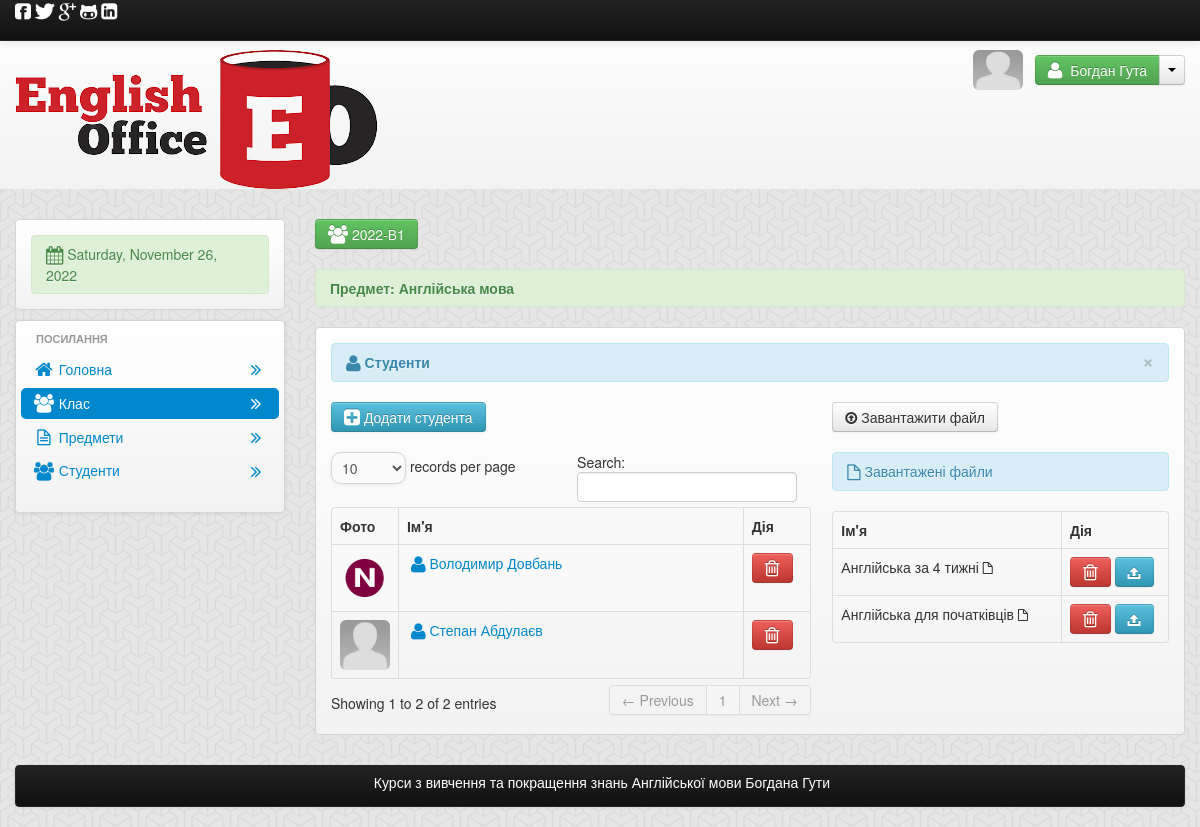
Screenshot of /class.php?id=10 (signed in) with the database file from the repository.
### tables this page shows
CREATE TABLE `teacher` (
  `teacher_id` int(11) NOT NULL,
  `username` varchar(100) NOT NULL,
  `password` varchar(200) NOT NULL,
  `firstname` varchar(100) NOT NULL,
  `lastname` varchar(100) NOT NULL,
  `middlename` varchar(100) NOT NULL,
  `department` varchar(100) NOT NULL,
  `student_id` int(11) NOT NULL,
  `location` varchar(200) NOT NULL
);

CREATE TABLE `class` (
  `class_id` int(11) NOT NULL,
  `course_id` varchar(100) NOT NULL,
  `subject_id` varchar(100) NOT NULL,
  `teacher_id` varchar(100) NOT NULL,
  `student_id` int(11) NOT NULL
);

CREATE TABLE `sws` (
  `sws_id` int(11) NOT NULL,
  `student_id` int(11) NOT NULL,
  `teacher_id` int(11) NOT NULL,
  `cys` varchar(100) NOT NULL,
  `subject_id` varchar(100) NOT NULL,
  `class_id` int(11) NOT NULL
);

CREATE TABLE `student` (
  `student_id` int(11) NOT NULL,
  `firstname` varchar(100) NOT NULL,
  `lastname` varchar(100) NOT NULL,
  `middle_name` varchar(100) NOT NULL,
  `cys` varchar(100) NOT NULL,
  `subject_id` varchar(100) NOT NULL,
  `teacher_id` int(11) NOT NULL,
  `username` varchar(100) NOT NULL,
  `password` varchar(100) NOT NULL,
  `location` varchar(100) NOT NULL
);

CREATE TABLE `files` (
  `file_id` int(11) NOT NULL,
  `floc` varchar(500) NOT NULL,
  `fdatein` varchar(200) NOT NULL,
  `fdesc` varchar(100) NOT NULL,
  `teacher_id` int(11) NOT NULL,
  `class_id` int(11) NOT NULL,
  `fname` varchar(100) NOT NULL
);

### session.php (called while the page is built, shortened)
<?php
$session_id=$_SESSION['id'];
?>

### class.php (the view, shortened to what this page needs)
<?php
$get_id = $_GET['id'];
include('header.php');
include ('session.php');
$user_query = mysqli_query($conn,"select * from teacher where teacher_id='$session_id'") or die(mysqli_error());
$user_row = mysqli_fetch_array($user_query);
$course_query = mysqli_query($conn,"select * from class where teacher_id='$session_id' and class_id='$get_id'") or die(mysqli_error());
$course_row = mysqli_fetch_array($course_query);
$course_id = $course_row['course_id'];
?>
<?php
$query_class = mysqli_query($conn,"select * from class where teacher_id='$session_id' and class_id='$get_id'") or die(mysqli_error());
$row_class = mysqli_fetch_array($query_class);
$id_class = $row_class['class_id'];
?>
<body>
    <?php include('navhead_user.php'); ?>
    <div class="container">
        <div class="row-fluid">
            <div class="span3">
                <div class="hero-unit-3">
                    <div class="alert-index alert-success">
                        <i class="icon-calendar icon-large"></i>
                        <?php
                        $Today = date('y:m:d');
                        $new = date('l, F d, Y', strtotime($Today));
                        echo $new;
                        ?>
                    </div>
                </div>
                <div class="hero-unit-1">
                    <ul class="nav  nav-pills nav-stacked">
                        <li class="nav-header">Посилання</li>
                        <li>
                            <a href="teacher_home.php"><i class="icon-home icon-large"></i>&nbsp;Головна
                                <div class="pull-right">
                                    <i class="icon-double-angle-right icon-large"></i>
                                </div>
                            </a>
                        </li>
                        <li   class="active">
                            <a href="teacher_class.php"><i class="icon-group icon-large"></i>&nbsp;Клас
                                <div class="pull-right">
                                    <i class="icon-double-angle-right icon-large"></i>
                                </div>
                            </a></li>
                        <li><a href="teacher_subject.php"><i class="icon-file-alt icon-large"></i>&nbsp;Предмети
                                <div class="pull-right">
                                    <i class="icon-double-angle-right icon-large"></i>
                                </div>
                            </a></li>
                        <li><a href="students.php"><i class="icon-group icon-large"></i>&nbsp;Студенти
                                <div class="pull-right">
                                    <i class="icon-double-angle-right icon-large"></i>
                                </div>
                            </a></li>
                    </ul>
                </div>
            </div>
            <div class="span9">
                <a href="" class="btn btn-success"><i class="icon-group icon-large"></i>&nbsp;<?php echo $course_row['course_id']; ?></a>
                <br><br>
                <div class="alert alert-success">
                    <strong>Предмет:&nbsp;<?php echo $course_row['subject_id']; ?></strong>
                </div>
                <div class="hero-unit-3">
                    <div class="alert alert-info">
                        <button type="button" class="close" data-dismiss="alert">&times;</button>
                        <strong><i class="icon-user icon-large"></i>&nbsp;Студенти</strong>
                    </div>
                    <div class="row-fluid">
                        <div class="span7">
                            <table cellpadding="0" cellspacing="0" border="0" class="table table-striped table-bordered" id="example">
                                <a href="add_student.php<?php echo '?id=' . $id_class; ?>" class="btn btn-info"><i class="icon-plus-sign-alt icon-large"></i>&nbsp;Додати студента</a>
                                <br><br>
                                <thead>
                                    <tr>
                                        <th>Фото</th>
                                        <th>Ім'я</th>
                                        <th>Дія</th>
                                    </tr>
                                </thead>
                                <tbody>
                                    <?php
                                    $query = mysqli_query($conn,"select * from sws where cys = '$course_id' and class_id='$get_id'") or die(mysqli_error());
                                    while ($row = mysqli_fetch_array($query)) {
                                        $student_id = $row['student_id'];
                                        $student_query = mysqli_query($conn,"select * from student where student_id='$student_id'") or die(mysqli_error());
                                        $student_row = mysqli_fetch_array($student_query);
                                        ?>
                                        <tr class="odd gradeX">
                                    <td width="50"><img class="img-rounded" src="<?php echo $student_row['location']; ?>" height="50" width="50"></td>
                                    <td><a href="">&nbsp;<i class="icon-user icon-large"></i>&nbsp;<?php echo $student_row['firstname'] . " " . $student_row['lastname']; ?></a></td>
                                    <td width="50">
                                        <a rel="tooltip"  title="Видалити студента" id="d<?php echo $student_id; ?>" href="#delete<?php echo $student_id; ?>" role="button"  data-toggle="modal" class="btn btn-danger"><i class="icon-trash icon-large"></i></a>
                                    </td>
                                    </tr>
                                <?php } ?>
                                </tbody>
                            </table>
                        </div>
                        <div class="span5">
                            <a href="upload.php<?php echo '?id=' . $id_class; ?>" class="btn"><i class="icon-upload"></i>&nbsp;Завантажити файл</a>
                            <br><br>
                            <div class="alert alert-info"><i class="icon-file icon-large"></i>&nbsp;Завантажені файли</div>
                            <table class="table table-bordered">
                                <thead>
                                    <tr>
                                        <th>Ім'я</th>
                                        <th>Дія</th>
                                    </tr>
                                </thead>
                                <tbody>
                                    <?php
                                    $file_query = mysqli_query($conn,"select * from files where class_id='$id_class'") or die(mysqli_error());
                                    while ($file_row = mysqli_fetch_array($file_query)) {
                                        $file_id = $file_row['file_id'];
                                        ?>
                                    <tr>
                                        <td><?php echo $file_row['fname']; ?>&nbsp;<i class="icon-file"></i></td>
                                        <td width="90">
                                            <a rel="tooltip"  title="Видалити файл" id="d<?php echo $file_id; ?>" href="#delete<?php echo $file_id; ?>" role="button"  data-toggle="modal"class="btn btn-danger"><i class="icon-trash icon-large"></i></a>
                                            <a rel="tooltip"  title="Скачати файл" id="de<?php echo $file_id; ?>" href="<?php echo $file_row['floc']; ?>" role="button"  data-toggle="modal"class="btn btn-info"><i class="icon-trash icon-upload-alt"></i></a>
                                        </td>
                                    </tr>
                                <?php } ?>
                                </tbody>
                            </table>
                        </div>
                    </div>
                </div>
            </div>
        </div>
        <?php include('footer.php'); ?>
    </div>
</div>
</body>
</html>

### header.php (shortened to what this page needs)
<!DOCTYPE html>
<html lang="en">
    <head>
        <link href="admin/css/bootstrap.css" rel="stylesheet" type="text/css" media="screen">
        <link href="admin/css/bootstrap-responsive.css" rel="stylesheet" type="text/css" media="screen">
        <link href="admin/css/font-awesome.min.css" rel="stylesheet" type="text/css" media="screen">
        <link rel="stylesheet" type="text/css" href="admin/css/DT_bootstrap.css">
    </head>
    <link rel="stylesheet" href="admin/themes/default/default.css" type="text/css" media="screen" />
    <link rel="stylesheet" href="admin/themes/light/light.css" type="text/css" media="screen" />
    <link rel="stylesheet" href="admin/themes/dark/dark.css" type="text/css" media="screen" />
    <link rel="stylesheet" href="admin/themes/bar/bar.css" type="text/css" media="screen" />
    <link rel="stylesheet" href="admin/css/nivo-slider.css" type="text/css" media="screen" />

### navhead_user.php (shortened to what this page needs)
<div class="row-fluid">
    <div class="span12">
        <div class="navbar navbar-fixed-top navbar-inverse">
            <div class="navbar-inner">
                <div class="container">
                    <div class="nav-collapse collapse">
                       <i class="icon-facebook-sign icon-large" id="color_white"></i>
                        <i class="icon-twitter icon-large" id="color_white"></i>
                        <i class="icon-google-plus icon-large" id="color_white"></i>
                        <i class="icon-github-alt icon-large" id="color_white"></i>
                        <i class="icon-linkedin-sign icon-large" id="color_white"></i>
                    </div>
                </div>
            </div>
        </div>
        <div class="hero-unit-header">
            <div class="container">
                <div class="row-fluid">
                    <div class="span12">
                        <div class="row-fluid">
                            <div class="span6">
                             <img src="admin/images/head.png">
                            </div>
                            <div class="span6">
                                <div class="pull-right">
                                  <?php
                                    $student_query=mysqli_query($conn,"select * from teacher where teacher_id='$session_id'")or die(mysqli_error());
                                    $teacher_row=  mysqli_fetch_array($student_query);
                                    ?>
                                     <img  src="admin/<?php echo $teacher_row['location']; ?>"  class="img img-rounded" id="picture">
                                    <div class="btn-group">
                                        <button class="btn btn-success"><i class="icon-user icon-large"></i>&nbsp; <?php echo $user_row['firstname'] . " " . $user_row['lastname']; ?></button>
                                        <button class="btn dropdown-toggle" data-toggle="dropdown">
                                            <span class="caret"></span>
                                        </button>
                                    </div>
                                </div>
                            </div>
                        </div>
                    </div>
                </div>
            </div>
        </div>

### footer.php (shortened to what this page needs)
<br>
<div class="navbar  navbar-inverse">
    <div class="navbar-inner">
        <div class="footerindex">
            <center>&nbsp;Курси з вивчення та покращення знань Англійської мови Богдана Гути</center>
        </div>
    </div>
</div>
</div>

### rows the page displays
teacher: location (picture), firstname "Богдан", lastname "Гута"
class: course "2022-В1", subject "Англійська мова"
sws: student.location (picture), student.firstname "Володимир", student.lastname "Довбань"
sws: student.location (picture), student.firstname "Степан", student.lastname "Абдулаєв"
files: fname "Англійська за 4 тижні"
files: fname "Англійська для початківців"
